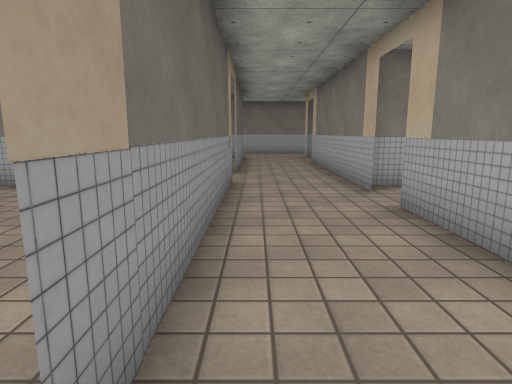
view 1 (above)

24 first-person views from a walk through a 3-D level made in the Unity game engine. The camera is 1.2 m above the floor, tilts 10° down and sees 75° across. Doors are open. The floor is counted in squares, 1 m on a side. Each view is taken from the middle of a square. On the plan, view 1 faces up. The plan holds only what a view shows up to about 14 squares ahead; the rest is blank. The place goes on beyond the plan. The player is left out. Some surface patterns are stand-ins.

view 2
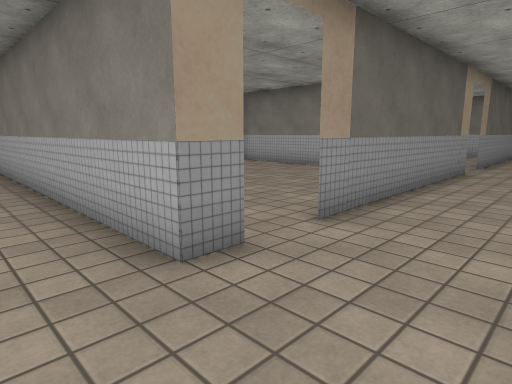

view 3
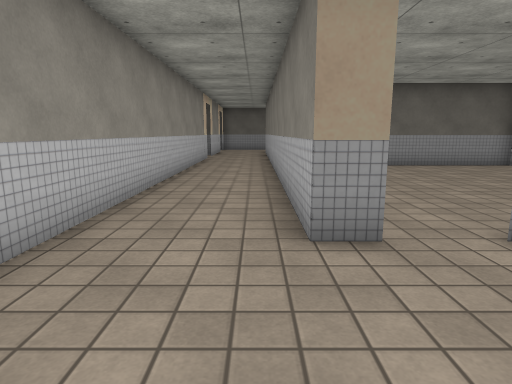

view 4
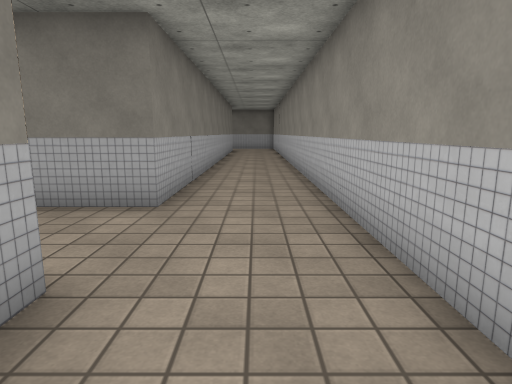

view 5
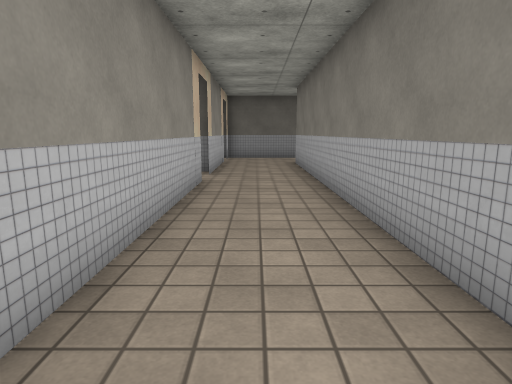

view 6
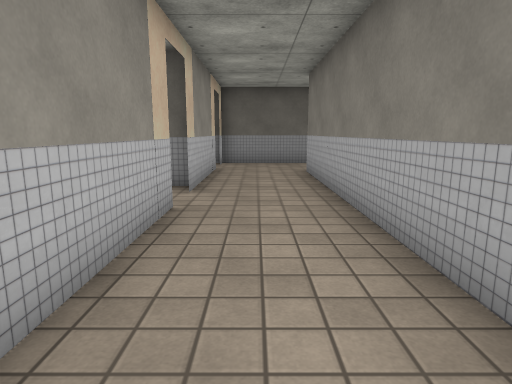

view 7
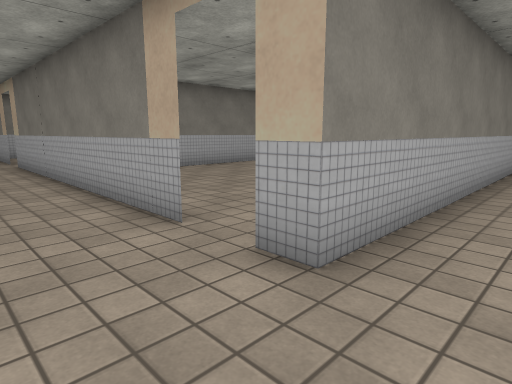

view 8
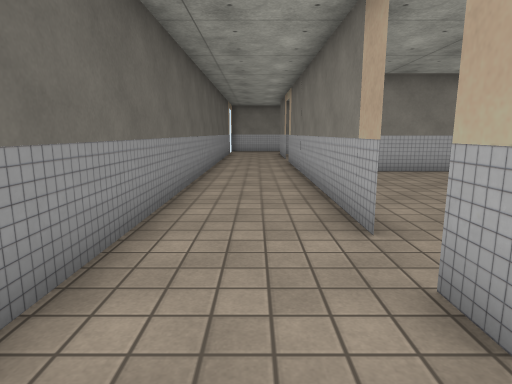

view 9
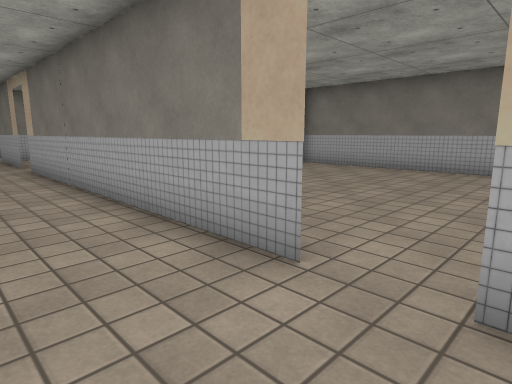

view 10
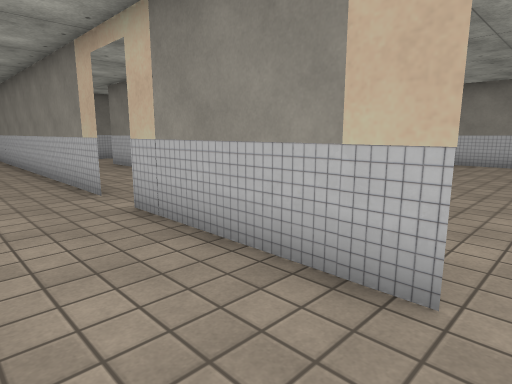

view 11
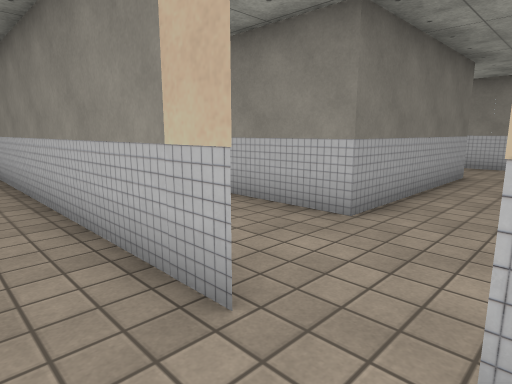

view 12
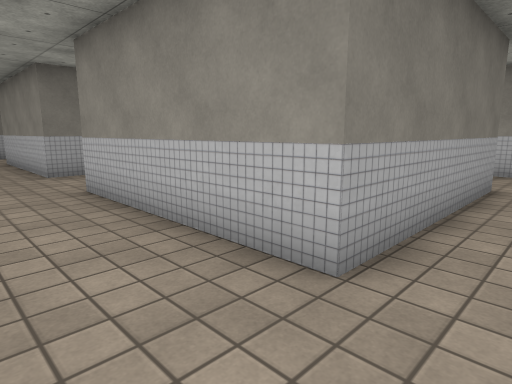

view 13
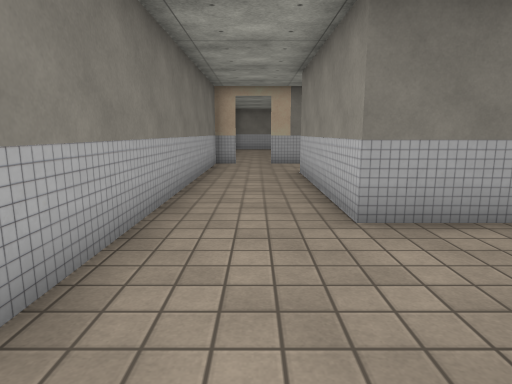

view 14
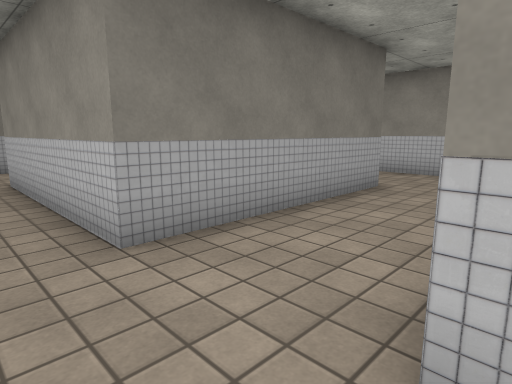

view 15
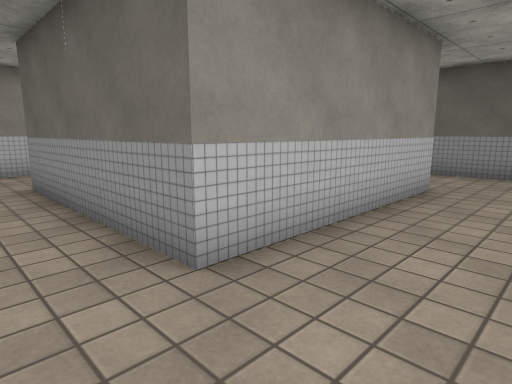

view 16
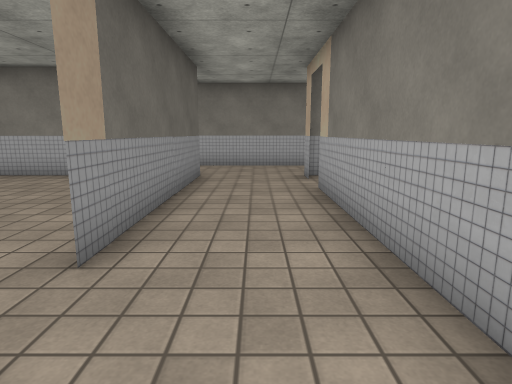

view 17
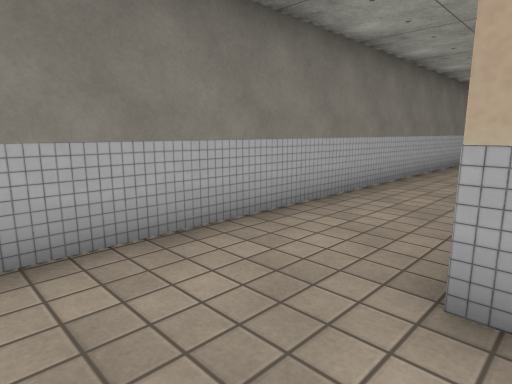

view 18
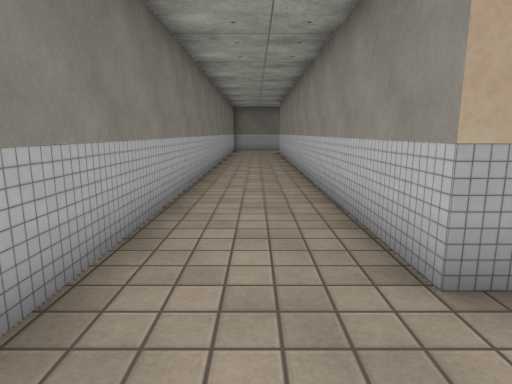

view 19
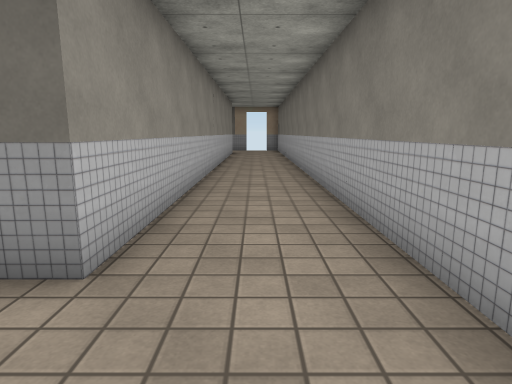

view 20
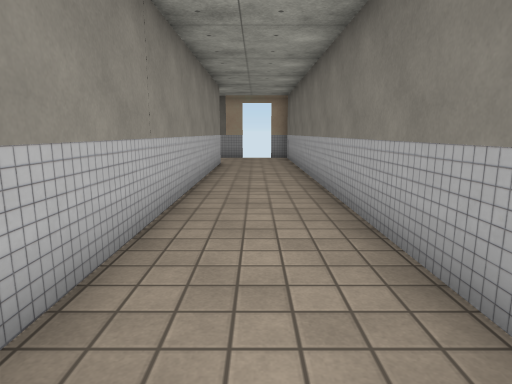

view 21
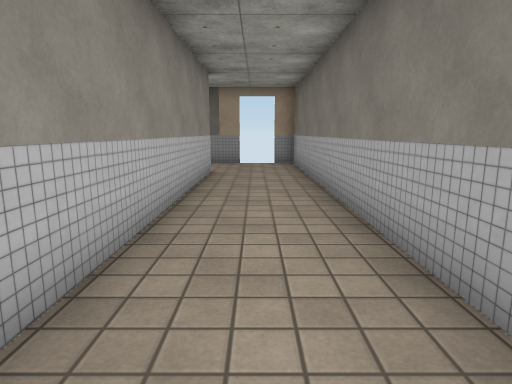

view 22
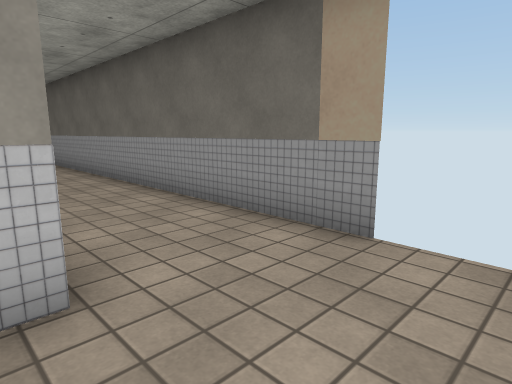

view 23
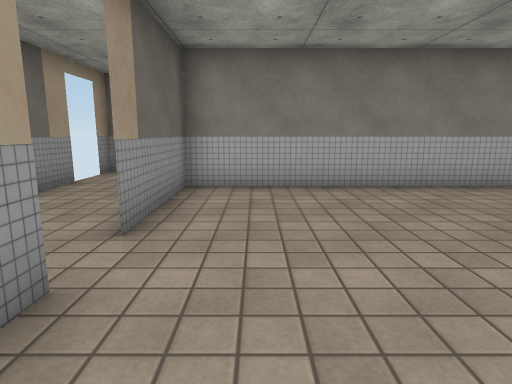

view 24
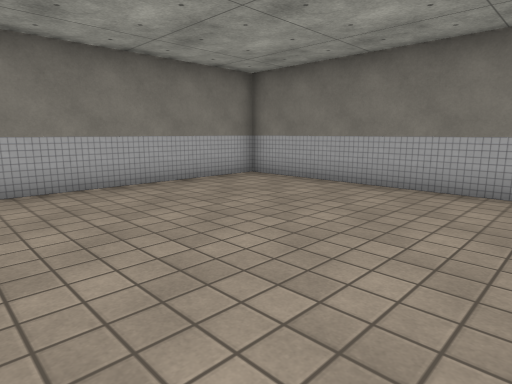

### Floor plan
Points are (right, up) in squares from view 1. A wall is a line through its corners. A room is listed if a view was taken in it or the views show most of it. See-through windows are left out.
Room 1 (views 1, 2, 3, 4, 5, 6, 7, 8, 9, 10, 11, 16, 17, 18, 19, 20, 21, 22)
walls: (-0.6, 8.5) (-0.6, 0.8); (2.4, 6.8) (2.4, 14.4); (2.4, 2.9) (2.4, 5.5); (2.4, 15.8) (2.4, 16.6) (14.2, 16.6); (-0.6, -0.5) (-0.6, -1.4) (-18.6, -1.4) (-18.6, -0.5); (11.2, -1.4) (2.4, -1.4) (2.4, 0.8); (-13.5, -4.4) (11.2, -4.4); (14.9, 19.5) (-21.6, 19.5) (-21.6, 18.6); (-18.6, 12.8) (-18.6, 16.6) (-0.6, 16.6) (-0.6, 9.8); (-18.6, 0.8) (-18.6, 11.4); (-19.5, -4.4) (-14.8, -4.4); (-21.6, 17.4) (-21.6, -4.4) (-20.8, -4.4)
ways out: open door at (-14, -4) to room 2; open door at (-19, 12) to room 3; open door at (-19, 0) to room 4; open door at (-1, 0) to room 5; open door at (-22, 18); open door at (-20, -4); open door at (-1, 9); open door at (2, 6); open door at (2, 15)
Room 2 (views 12, 13, 14, 15)
walls: (-3.6, -12.5) (-3.6, -7.4) (2.5, -7.4); (-12.6, -12.5) (-12.6, -7.4) (-6.6, -7.4) (-6.6, -12.5); (-15.6, -4.4) (-15.6, -8.4); (5.4, -7.9) (5.4, -6.5); (5.4, -5.2) (5.4, -4.4) (-6.1, -4.4)
ways out: open door at (-14, -4) to room 1; open door at (5, -6)
Room 3 (views 23, 24)
walls: (-18.6, 11.5) (-18.6, 10.9); (-9.6, 9.9) (-9.6, 16.6) (-18.6, 16.6) (-18.6, 12.8)
ways out: open door at (-19, 12) to room 1
Room 4 (no view inside)
walls: (-11.4, 7.6) (-16.1, 7.6); (-9.6, 0.9) (-9.6, 7.6)
ways out: open door at (-19, 0) to room 1
Room 5 (no view inside)
walls: (-5.1, 7.6) (-7.6, 7.6); (-9.6, 7.6) (-9.6, 2.9)
ways out: open door at (-1, 0) to room 1

Where each view was taken, in squares from view 1:
view 1: 0 up, 0 right, facing up
view 2: 3 down, 2 right, facing up-left
view 3: 2 down, 3 right, facing left
view 4: 3 down, 3 left, facing right
view 5: 3 down, 5 left, facing left
view 6: 3 down, 8 left, facing left
view 7: 3 down, 21 left, facing up-right
view 8: 3 down, 20 left, facing up
view 9: 1 down, 21 left, facing up-right
view 10: 2 down, 20 left, facing down-right
view 11: 3 down, 15 left, facing down-right
view 12: 5 down, 14 left, facing down-right
view 13: 6 down, 8 left, facing right
view 14: 6 down, 7 left, facing down-right
view 15: 5 down, 5 left, facing down-left
view 16: 7 up, 1 right, facing up
view 17: 16 up, 0 right, facing up-right
view 18: 18 up, 0 right, facing right
view 19: 18 up, 2 right, facing left
view 20: 18 up, 5 left, facing left
view 21: 18 up, 8 left, facing left
view 22: 19 up, 18 left, facing down-left
view 23: 9 up, 17 left, facing up
view 24: 9 up, 17 left, facing up-right
